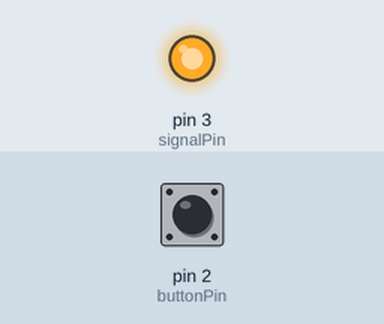
A sketch run on a simulated Arduino Uno, built with avr-gcc and run on an emulated ATmega328P. On the bench: output pins drawn as LEDs (lit = HIGH). The inputs (shaded band) are chosen by the test bench; at power-on: pin 2 (buttonPin) HIGH.

Above: at 1.2 s.
1.3 s: pin 2 (buttonPin) pulled LOW for 0.15 s
At 1.37 s:
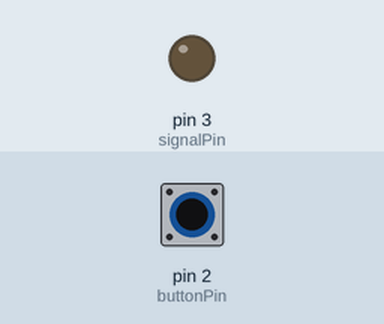
2.9 s: pin 2 (buttonPin) pulled LOW for 3.2 s
At 7.3 s:
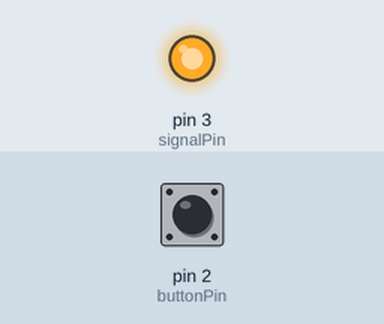
Timing chart, 0 to 8.8 s (numbered marks = the images above; inputs shaded):
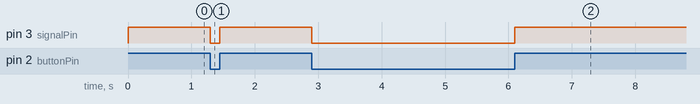

The sketch:

Morse_code_device.ino
```cpp
/*
 * Morse code device
 * Click a button, turn on an LED
 */

int signalPin = 3;  // pin LEd is connected to
int buttonPin = 2;  // pin switch is connected to

int switchState = 0;  // initialize button state

void setup() {
  pinMode(signalPin, OUTPUT);
  pinMode(buttonPin, INPUT);
}

void loop() {

  // check is button is pressed or not
  switchState = digitalRead(buttonPin);

  // if not pressed, LED is off
  if (switchState == LOW) {
    digitalWrite(signalPin, LOW);
  }

  // if pressed, LED is on
  else {
    digitalWrite(signalPin, HIGH);
  }

}
```

Measured:
- after the input at 1.3 s, pin 3 (signalPin): HIGH → LOW at once, → HIGH 0.15 s later
- after the input at 2.9 s, pin 3 (signalPin): HIGH → LOW at once, → HIGH 3.2 s later
